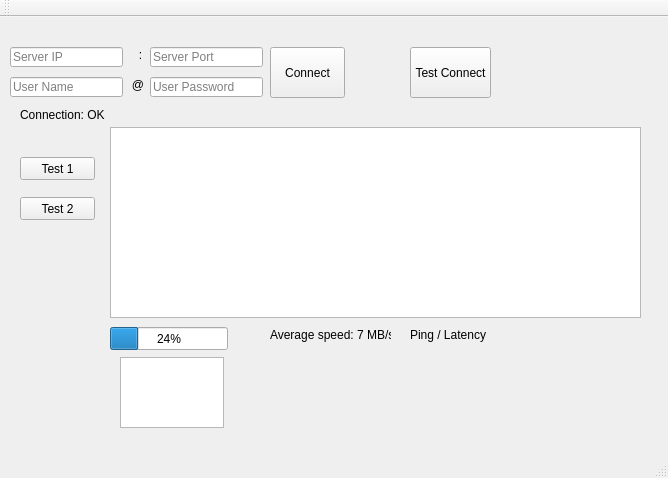
<?xml version="1.0" encoding="UTF-8"?>
<ui version="4.0">
 <class>MainWindow</class>
 <widget class="QMainWindow" name="MainWindow">
  <property name="geometry">
   <rect>
    <x>0</x>
    <y>0</y>
    <width>668</width>
    <height>478</height>
   </rect>
  </property>
  <property name="windowTitle">
   <string>Real WLAN Performance</string>
  </property>
  <widget class="QWidget" name="centralWidget">
   <widget class="QPushButton" name="SSH_Btn">
    <property name="geometry">
     <rect>
      <x>270</x>
      <y>30</y>
      <width>75</width>
      <height>51</height>
     </rect>
    </property>
    <property name="focusPolicy">
     <enum>Qt::TabFocus</enum>
    </property>
    <property name="text">
     <string>Connect</string>
    </property>
   </widget>
   <widget class="QPushButton" name="Test1_btn">
    <property name="geometry">
     <rect>
      <x>20</x>
      <y>140</y>
      <width>75</width>
      <height>23</height>
     </rect>
    </property>
    <property name="text">
     <string>Test 1</string>
    </property>
   </widget>
   <widget class="QPushButton" name="Test2_btn">
    <property name="geometry">
     <rect>
      <x>20</x>
      <y>180</y>
      <width>75</width>
      <height>23</height>
     </rect>
    </property>
    <property name="text">
     <string>Test 2</string>
    </property>
   </widget>
   <widget class="QLabel" name="label">
    <property name="geometry">
     <rect>
      <x>20</x>
      <y>90</y>
      <width>101</width>
      <height>16</height>
     </rect>
    </property>
    <property name="text">
     <string>Connection: OK</string>
    </property>
   </widget>
   <widget class="QGraphicsView" name="GraphPlot">
    <property name="geometry">
     <rect>
      <x>110</x>
      <y>110</y>
      <width>531</width>
      <height>191</height>
     </rect>
    </property>
   </widget>
   <widget class="QLabel" name="label_2">
    <property name="geometry">
     <rect>
      <x>270</x>
      <y>310</y>
      <width>121</width>
      <height>16</height>
     </rect>
    </property>
    <property name="text">
     <string>Average speed: 7 MB/s</string>
    </property>
   </widget>
   <widget class="QLabel" name="label_3">
    <property name="geometry">
     <rect>
      <x>410</x>
      <y>310</y>
      <width>111</width>
      <height>16</height>
     </rect>
    </property>
    <property name="text">
     <string>Ping / Latency</string>
    </property>
   </widget>
   <widget class="QLabel" name="Name_Dev">
    <property name="geometry">
     <rect>
      <x>130</x>
      <y>60</y>
      <width>16</width>
      <height>16</height>
     </rect>
    </property>
    <property name="text">
     <string>@</string>
    </property>
    <property name="alignment">
     <set>Qt::AlignCenter</set>
    </property>
   </widget>
   <widget class="QLabel" name="Address_Dev">
    <property name="geometry">
     <rect>
      <x>130</x>
      <y>30</y>
      <width>21</width>
      <height>16</height>
     </rect>
    </property>
    <property name="text">
     <string>:</string>
    </property>
    <property name="alignment">
     <set>Qt::AlignCenter</set>
    </property>
   </widget>
   <widget class="QProgressBar" name="progressBar">
    <property name="geometry">
     <rect>
      <x>110</x>
      <y>310</y>
      <width>118</width>
      <height>23</height>
     </rect>
    </property>
    <property name="value">
     <number>24</number>
    </property>
   </widget>
   <widget class="QPushButton" name="Test_btn">
    <property name="geometry">
     <rect>
      <x>410</x>
      <y>30</y>
      <width>81</width>
      <height>51</height>
     </rect>
    </property>
    <property name="text">
     <string>Test Connect</string>
    </property>
   </widget>
   <widget class="QLineEdit" name="ServerIP">
    <property name="geometry">
     <rect>
      <x>10</x>
      <y>30</y>
      <width>113</width>
      <height>20</height>
     </rect>
    </property>
    <property name="placeholderText">
     <string>Server IP</string>
    </property>
   </widget>
   <widget class="QLineEdit" name="ServerPort">
    <property name="geometry">
     <rect>
      <x>150</x>
      <y>30</y>
      <width>113</width>
      <height>20</height>
     </rect>
    </property>
    <property name="placeholderText">
     <string>Server Port</string>
    </property>
   </widget>
   <widget class="QLineEdit" name="UserName">
    <property name="geometry">
     <rect>
      <x>10</x>
      <y>60</y>
      <width>113</width>
      <height>20</height>
     </rect>
    </property>
    <property name="placeholderText">
     <string>User Name</string>
    </property>
   </widget>
   <widget class="QLineEdit" name="UserPassword">
    <property name="geometry">
     <rect>
      <x>150</x>
      <y>60</y>
      <width>113</width>
      <height>20</height>
     </rect>
    </property>
    <property name="placeholderText">
     <string>User Password</string>
    </property>
   </widget>
   <widget class="QPlainTextEdit" name="cmd">
    <property name="geometry">
     <rect>
      <x>120</x>
      <y>340</y>
      <width>104</width>
      <height>71</height>
     </rect>
    </property>
   </widget>
  </widget>
  <widget class="QMenuBar" name="menuBar">
   <property name="geometry">
    <rect>
     <x>0</x>
     <y>0</y>
     <width>668</width>
     <height>21</height>
    </rect>
   </property>
  </widget>
  <widget class="QToolBar" name="mainToolBar">
   <attribute name="toolBarArea">
    <enum>TopToolBarArea</enum>
   </attribute>
   <attribute name="toolBarBreak">
    <bool>false</bool>
   </attribute>
  </widget>
  <widget class="QStatusBar" name="statusBar"/>
 </widget>
 <layoutdefault spacing="6" margin="11"/>
 <resources/>
 <connections/>
</ui>
